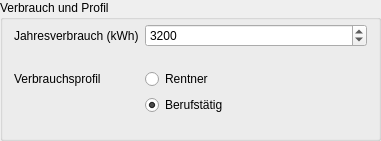
     <widget class="QGroupBox" name="groupBox_Profil">
      <property name="geometry">
       <rect>
        <x>10</x>
        <y>340</y>
        <width>381</width>
        <height>141</height>
       </rect>
      </property>
      <property name="title">
       <string>Verbrauch und Profil</string>
      </property>
      <widget class="QWidget" name="formLayoutWidget_5">
       <property name="geometry">
        <rect>
         <x>10</x>
         <y>20</y>
         <width>361</width>
         <height>111</height>
        </rect>
       </property>
       <layout class="QFormLayout" name="formLayout_Profil">
        <property name="sizeConstraint">
         <enum>QLayout::SetDefaultConstraint</enum>
        </property>
        <property name="fieldGrowthPolicy">
         <enum>QFormLayout::AllNonFixedFieldsGrow</enum>
        </property>
        <property name="rowWrapPolicy">
         <enum>QFormLayout::DontWrapRows</enum>
        </property>
        <property name="horizontalSpacing">
         <number>6</number>
        </property>
        <property name="leftMargin">
         <number>4</number>
        </property>
        <property name="topMargin">
         <number>4</number>
        </property>
        <property name="rightMargin">
         <number>4</number>
        </property>
        <property name="bottomMargin">
         <number>4</number>
        </property>
        <item row="0" column="0">
         <widget class="QLabel" name="label_Profil_Jahresverbrauch">
          <property name="text">
           <string>Jahresverbrauch (kWh)</string>
          </property>
         </widget>
        </item>
        <item row="0" column="1">
         <widget class="QSpinBox" name="spinBox_Jahesverbrauch">
          <property name="toolTip">
           <string>Häuslicher Jahresverbrauch (kWh)</string>
          </property>
          <property name="maximum">
           <number>999999</number>
          </property>
          <property name="singleStep">
           <number>100</number>
          </property>
          <property name="value">
           <number>3200</number>
          </property>
         </widget>
        </item>
        <item row="1" column="0" colspan="2">
         <spacer name="horizontalSpacer">
          <property name="orientation">
           <enum>Qt::Horizontal</enum>
          </property>
          <property name="sizeHint" stdset="0">
           <size>
            <width>40</width>
            <height>10</height>
           </size>
          </property>
         </spacer>
        </item>
        <item row="3" column="0">
         <widget class="QLabel" name="label_Profil_Profil">
          <property name="text">
           <string notr="true">Verbrauchsprofil</string>
          </property>
         </widget>
        </item>
        <item row="3" column="1">
         <widget class="QRadioButton" name="radioButton_Profil_Rentner">
          <property name="toolTip">
           <string>&lt;html&gt;&lt;head/&gt;&lt;body&gt;&lt;p&gt;Verbrauchsprofil Rentner:&lt;br/&gt;niedriger täglicher Energiebedarf, Spitzen am Vormittag&lt;/p&gt;&lt;/body&gt;&lt;/html&gt;</string>
          </property>
          <property name="text">
           <string>Rentner</string>
          </property>
          <property name="checked">
           <bool>false</bool>
          </property>
         </widget>
        </item>
        <item row="4" column="1">
         <widget class="QRadioButton" name="radioButton_Profil_Berufstaetig">
          <property name="toolTip">
           <string>&lt;html&gt;&lt;head/&gt;&lt;body&gt;&lt;p&gt;&lt;span style=&quot; font-size:7pt;&quot;&gt;Verbrauchsprofil Berufstätig:&lt;br/&gt;niedriger Verbrauch tagsüber, Spitzen am Morgen und Abend&lt;/span&gt;&lt;/p&gt;&lt;/body&gt;&lt;/html&gt;</string>
          </property>
          <property name="text">
           <string>Berufstätig</string>
          </property>
          <property name="checked">
           <bool>true</bool>
          </property>
         </widget>
        </item>
       </layout>
      </widget>
     </widget>
